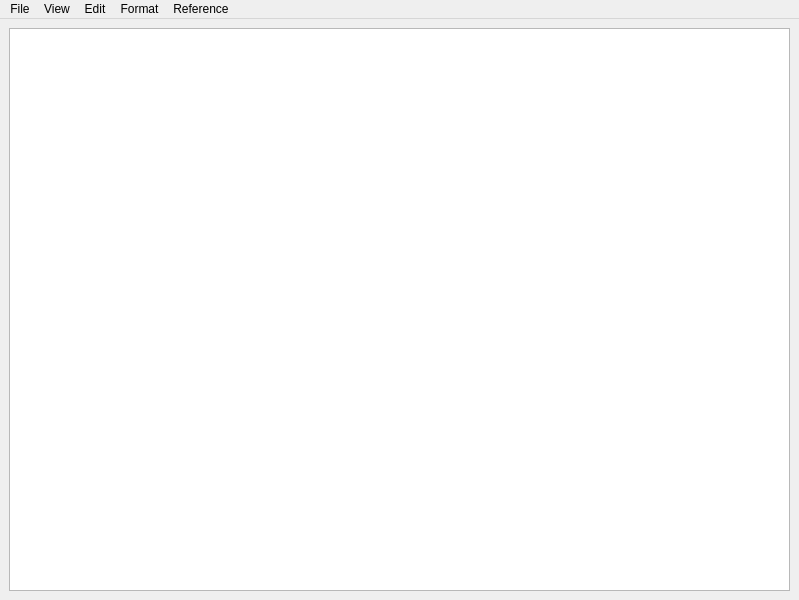
<?xml version="1.0" encoding="UTF-8"?>
<ui version="4.0">
 <class>MainWindow</class>
 <widget class="QMainWindow" name="MainWindow">
  <property name="geometry">
   <rect>
    <x>0</x>
    <y>0</y>
    <width>799</width>
    <height>600</height>
   </rect>
  </property>
  <property name="windowTitle">
   <string>Text editor</string>
  </property>
  <widget class="QWidget" name="centralwidget">
   <property name="sizePolicy">
    <sizepolicy hsizetype="MinimumExpanding" vsizetype="MinimumExpanding">
     <horstretch>0</horstretch>
     <verstretch>0</verstretch>
    </sizepolicy>
   </property>
   <layout class="QHBoxLayout" name="horizontalLayout">
    <item>
     <widget class="QTextEdit" name="text_edit"/>
    </item>
   </layout>
  </widget>
  <widget class="QMenuBar" name="menubar">
   <property name="geometry">
    <rect>
     <x>0</x>
     <y>0</y>
     <width>799</width>
     <height>20</height>
    </rect>
   </property>
   <widget class="QMenu" name="file">
    <property name="title">
     <string>File</string>
    </property>
    <addaction name="open"/>
    <addaction name="open_only_for_read"/>
    <addaction name="save"/>
    <addaction name="save_as"/>
    <addaction name="separator"/>
    <addaction name="print"/>
    <addaction name="separator"/>
    <addaction name="exit"/>
   </widget>
   <widget class="QMenu" name="reference">
    <property name="title">
     <string>Reference</string>
    </property>
    <addaction name="about_programm"/>
   </widget>
   <widget class="QMenu" name="view">
    <property name="title">
     <string>View</string>
    </property>
    <widget class="QMenu" name="language">
     <property name="title">
      <string>Language</string>
     </property>
     <addaction name="language_rus"/>
     <addaction name="language_eng"/>
    </widget>
    <widget class="QMenu" name="decoration">
     <property name="title">
      <string>Decoration</string>
     </property>
     <addaction name="decor_bright"/>
     <addaction name="decor_dark"/>
    </widget>
    <addaction name="language"/>
    <addaction name="decoration"/>
   </widget>
   <widget class="QMenu" name="format">
    <property name="title">
     <string>Format</string>
    </property>
    <widget class="QMenu" name="align">
     <property name="title">
      <string>Align by</string>
     </property>
     <addaction name="left"/>
     <addaction name="center"/>
     <addaction name="right"/>
    </widget>
    <addaction name="font"/>
    <addaction name="align"/>
    <addaction name="copy_format"/>
    <addaction name="paste_format"/>
   </widget>
   <widget class="QMenu" name="edit">
    <property name="title">
     <string>Edit</string>
    </property>
    <widget class="QMenu" name="paste">
     <property name="title">
      <string>Paste</string>
     </property>
     <addaction name="paste_time"/>
     <addaction name="paste_date"/>
     <addaction name="paste_date_and_time"/>
    </widget>
    <addaction name="paste"/>
   </widget>
   <addaction name="file"/>
   <addaction name="view"/>
   <addaction name="edit"/>
   <addaction name="format"/>
   <addaction name="reference"/>
  </widget>
  <action name="open">
   <property name="text">
    <string>Open</string>
   </property>
  </action>
  <action name="save">
   <property name="text">
    <string>Save</string>
   </property>
  </action>
  <action name="save_as">
   <property name="text">
    <string>Save as</string>
   </property>
  </action>
  <action name="about_programm">
   <property name="text">
    <string>About programm</string>
   </property>
  </action>
  <action name="exit">
   <property name="text">
    <string>Exit</string>
   </property>
  </action>
  <action name="open_only_for_read">
   <property name="text">
    <string>Open read-only</string>
   </property>
  </action>
  <action name="language_rus">
   <property name="text">
    <string>Russian</string>
   </property>
  </action>
  <action name="language_eng">
   <property name="text">
    <string>English</string>
   </property>
  </action>
  <action name="decor_bright">
   <property name="text">
    <string>Bright</string>
   </property>
  </action>
  <action name="decor_dark">
   <property name="text">
    <string>Dark</string>
   </property>
  </action>
  <action name="print">
   <property name="text">
    <string>Print</string>
   </property>
  </action>
  <action name="font">
   <property name="text">
    <string>Font</string>
   </property>
  </action>
  <action name="left">
   <property name="text">
    <string>Left</string>
   </property>
  </action>
  <action name="center">
   <property name="text">
    <string>Center</string>
   </property>
  </action>
  <action name="right">
   <property name="text">
    <string>Right</string>
   </property>
  </action>
  <action name="copy_format">
   <property name="text">
    <string>Copy</string>
   </property>
  </action>
  <action name="paste_format">
   <property name="checkable">
    <bool>false</bool>
   </property>
   <property name="text">
    <string>Paste</string>
   </property>
  </action>
  <action name="paste_time">
   <property name="text">
    <string>Time</string>
   </property>
  </action>
  <action name="paste_date_and_time">
   <property name="text">
    <string>Date and time</string>
   </property>
  </action>
  <action name="paste_date">
   <property name="text">
    <string>Date</string>
   </property>
  </action>
 </widget>
 <resources/>
 <connections/>
</ui>
